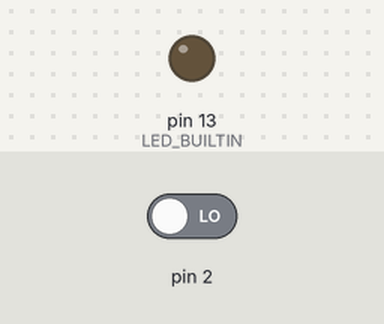
Bench run of a sketch on a simulated Arduino Uno, built with avr-gcc and run on an emulated ATmega328P. On the bench: output pins drawn as LEDs (lit = HIGH). Inputs (shaded band) come from the test bench; at power-on: pin 2 LOW.

Above: at 1.2 s.
1.3 s: pin 2 driven HIGH
At 2.2 s:
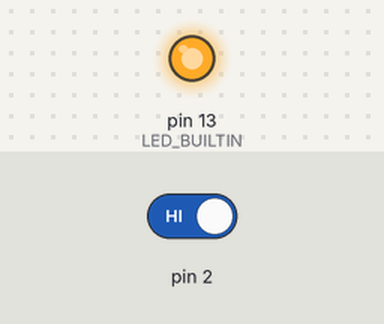
2.8 s: pin 2 driven LOW
At 3.3 s:
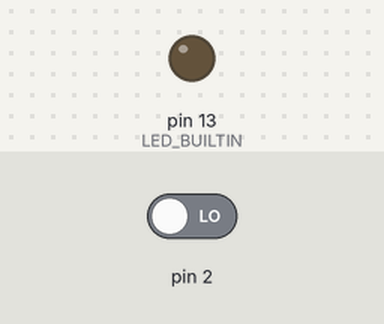
Timing chart, 0 to 5.8 s (numbered marks = the images above; inputs shaded):
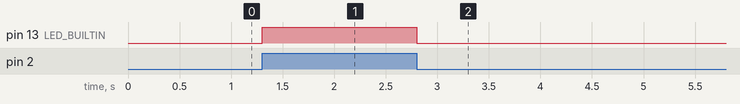

The sketch:

schaltertest.ino
```cpp
int buttonstate=0;
void setup() {
  // put your setup code here, to run once:
  pinMode(2,INPUT);
  pinMode(LED_BUILTIN,OUTPUT);
}

void loop() {
  // put your main code here, to run repeatedly:
  buttonstate=digitalRead(2);
  if(buttonstate==1){
    digitalWrite(LED_BUILTIN,HIGH);
  }
  else{
    digitalWrite(LED_BUILTIN,LOW);
  }
  delay(5);
}
```

Measured:
- after the input at 1.3 s, pin 13 (LED_BUILTIN): LOW → HIGH at once
- after the input at 2.8 s, pin 13 (LED_BUILTIN): HIGH → LOW at once
